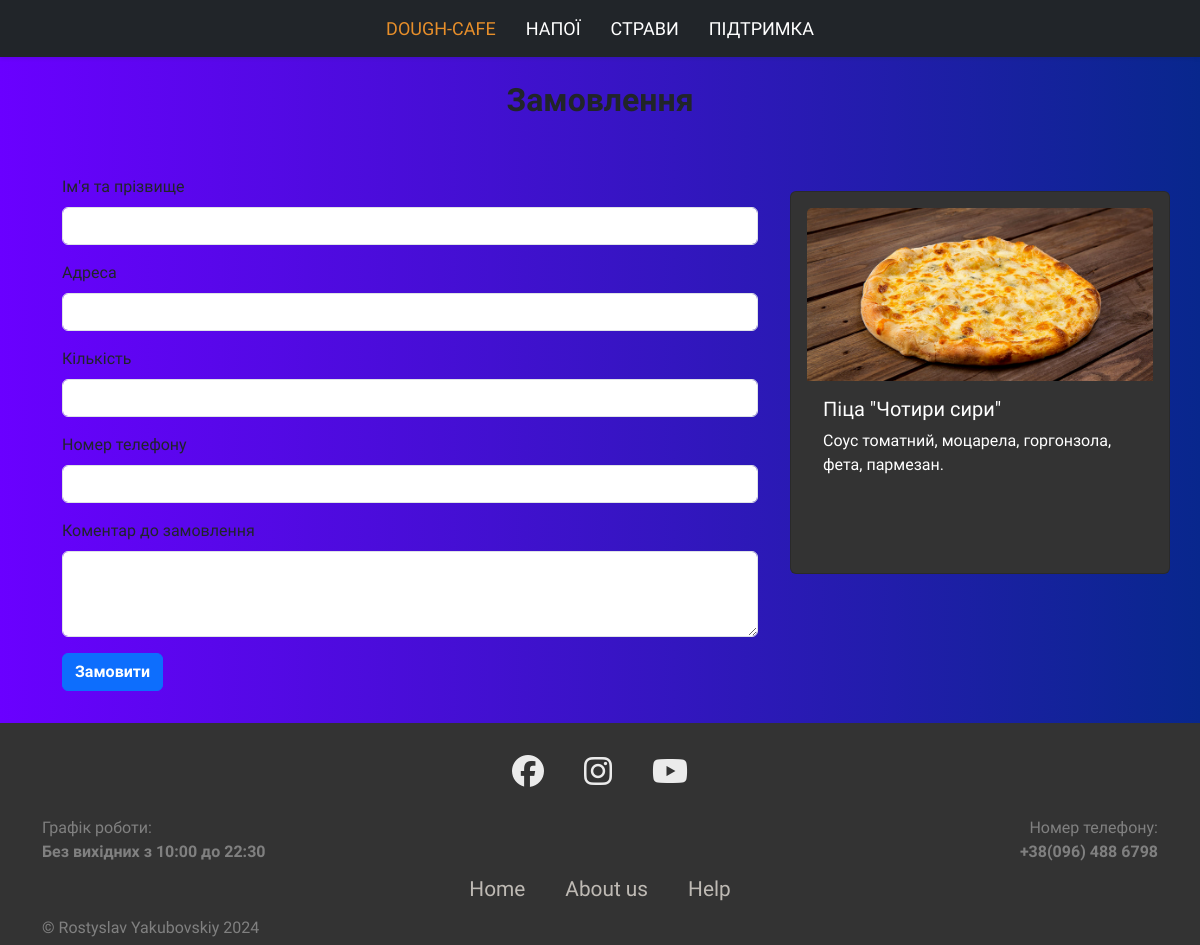
/neworder/1, run on the app's committed database.
### tables this page shows
CREATE TABLE "categories" (
	"id"	INTEGER,
	"title"	TEXT NOT NULL, img TEXT,
	PRIMARY KEY("id" AUTOINCREMENT)
);

CREATE TABLE "products" (
	"id"	INTEGER,
	"title"	TEXT NOT NULL,
	"description"	TEXT,
	"image"	TEXT,
	"price"	REAL NOT NULL,
	"category_id"	INTEGER,
	"size"	TEXT DEFAULT 'Middle',
	FOREIGN KEY("category_id") REFERENCES "categories"("id"),
	PRIMARY KEY("id" AUTOINCREMENT)
);

### app.py (the view)
@app.route("/neworder/<product_id>",methods = ["POST","GET"])
def order(product_id):
    categories = db.get_all_categories()
    product = db.get_product(product_id)
    if request.method == "POST":
        try:
            db.order(product_id,request.form['name'],request.form['addres'],request.form['quantity'],request.form['phone'],request.form['comment'])
            flash("Замовлення оформлено","alert-success")
        except:
            flash("Замовлення оформлено","alert-danger")
    return render_template("order.html",categories=categories,product=product)

### sql_queries.py (called while the page is built)
    def open(self):
        self.conn = sqlite3.connect(self.dbname) # підключаємося до бази данних
        self.cursor = self.conn.cursor()#створюємо курсор

    def close(self):
        self.cursor.close()
        self.conn.close()# закриваємо все в кінці коду

    def get_all_categories(self):
        self.open()
        self.cursor.execute("SELECT * FROM categories")
        data = self.cursor.fetchall()
        self.close()
        return data

    def get_product(self,product_id):
        self.open()
        self.cursor.execute("SELECT * FROM products WHERE id=(?)",[product_id])
        data = self.cursor.fetchone()
        self.close()
        return data

### templates/order.html (shortened to what this page needs)
{% extends 'base.html' %}
{% block content %}
<div class="container">
    <h2 class="my-4 text-center">Замовлення</h2>
<div class="row">
    <form class="col p-3 m-3" action="" method="post" enctype="multipart/form-data">
        <div class="mb-3">
            <label for="exampleFormControlInput1" class="form-label">Ім'я та прізвище</label>
            <input required name="name" type="text" class="form-control" id="exampleFormControlInput1">
        </div>
        <div class="mb-3">
            <label for="exampleFormControlInput1" class="form-label">Адреса</label>
            <input required name="addres" type="text" class="form-control" id="exampleFormControlInput1">
        </div>
        <div class="mb-3">
            <label for="exampleFormControlInput1" class="form-label">Кількість</label>
            <input required name="quantity" type="number" class="form-control" id="exampleFormControlInput1">
        </div>
        <div class="mb-3">
            <label for="exampleFormControlInput1" class="form-label">Номер телефону</label>
            <input required name="phone" type="tel" class="form-control" id="exampleFormControlInput1">
        </div>
        <div class="mb-3">
            <label for="exampleFormControlTextarea1" class="form-label">Коментар до замовлення</label>
            <textarea  name="comment" class="form-control" id="exampleFormControlTextarea1" rows="3"></textarea>
        </div>
        <button type="submit" class="btn btn-primary">Замовити</button>
    </form>
    <div class="card h-100 dark-card col-12 col-md-4 m-5 p-3 mx-auto" style="max-width: 25rem; max-height: 35rem;">
        <img src="{{ url_for('static', filename='img/'+product[3]) }}" class="card-img-top" alt="...">
        <div class="card-body">
          <h5 class="card-title">{{product[1]}}</h5>
          <p class="card-text overflow-y-hidden" style ="height: 7rem">{{product[2]}}</p>
        </div>
      </div>
</div>
</div>
{% endblock content %}

### templates/menu.html (shortened to what this page needs)
  <nav class="navbar navbar-expand-lg bg-dark navbar-dark shadow-sm py-3 py-lg-0 px-3 px-lg-0">
    <div class="collapse navbar-collapse" id="navbarCollapse">
        <div class="navbar-nav ms-auto mx-lg-auto py-0">
            <a href="/" class="nav-item nav-link active">Dough-Cafe</a>
          {% for category in categories %}
          <li class="nav-item">
            <a class="nav-link" href="{{ url_for('products_by_categories', category_id=category[0]) }}">{{category[1]}}</a>
          </li>
          {% endfor %}
            <a href="{{ url_for('support') }}" class="nav-item nav-link">Підтримка</a>
        </div>
    </div>
</nav>

### static/style.css (style rules this page uses)
.head_r { background: linear-gradient(to left, #08278d 0%, #6a00ff 100%); }
body { font-family: "Mulish", monospace ; margin: 0; width: 100%; height: 100vh; align-items: center; }
* { margin: 0; padding: 0; box-sizing: border-box; }
.dark-card { background-color: #333; color: #fff; }
:root { --primary: #E88F2A; --secondary: #FAF3EB; --light: #FFFFFF; --dark: #2B2825; }
h1, h2, .font-weight-bold { font-weight: 700 !important; }
.btn { font-family: 'Oswald', sans-serif; font-weight: 600; transition: .5s; }
.btn-primary { color: #FFFFFF; }
.navbar-dark .navbar-nav .nav-link { font-family: 'Oswald', sans-serif; padding: 15px 15px; font-size: 18px; font-weight: 500; text-transform: uppercase; color: var(--light); outline: none; transition: .5s; }
.navbar-dark .navbar-nav .nav-link:hover, .navbar-dark .navbar-nav .nav-link.active { color: var(--primary); }

### data on the page
categories: title "НАПОЇ"
categories: title "СТРАВИ"
products: image (picture), title "Піца \"Чотири сири\"", description "Соус томатний, моцарела, горгонзола, фета, пармезан."
